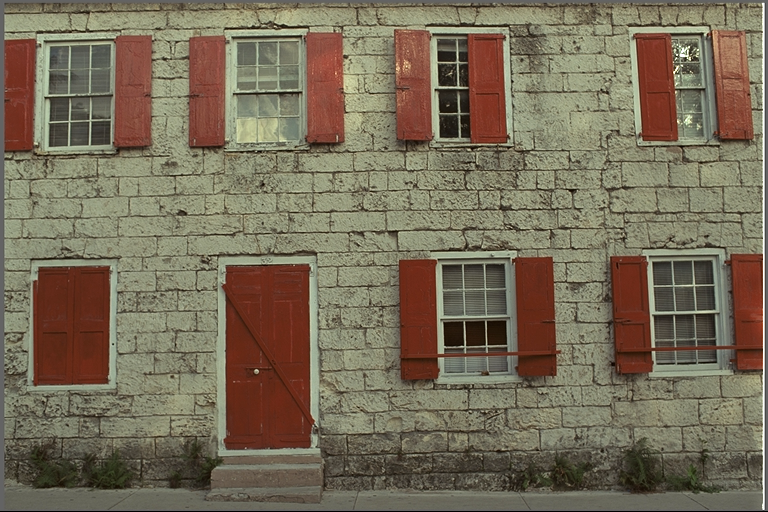
%> input picture lab6/image1.png, 768 x 512 px
$ octave lab6.m   (GNU Octave 9; MATLAB toolbox functions it lacks are replaced by stand-ins)
%> lines starting %> are read from the running program, lines starting %| are printed output that depends on the picture
% Крок 1: Завантаження зображень
image1 = imread('image1.png');
%> image1 is the input picture: size 512x768x3 uint8; mean R, G, B 119.8, 108.7, 88.4
image2 = imread('image2.png');
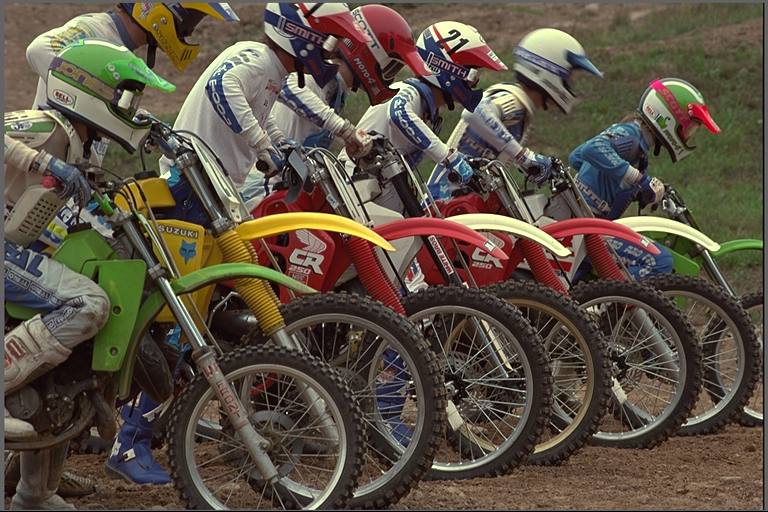
%> input picture lab6/image2.png, 768 x 512 px
%> image2 is the input picture: size 512x768x3 uint8; mean R, G, B 91.5, 81, 67.5
image3 = imread('image3.png');
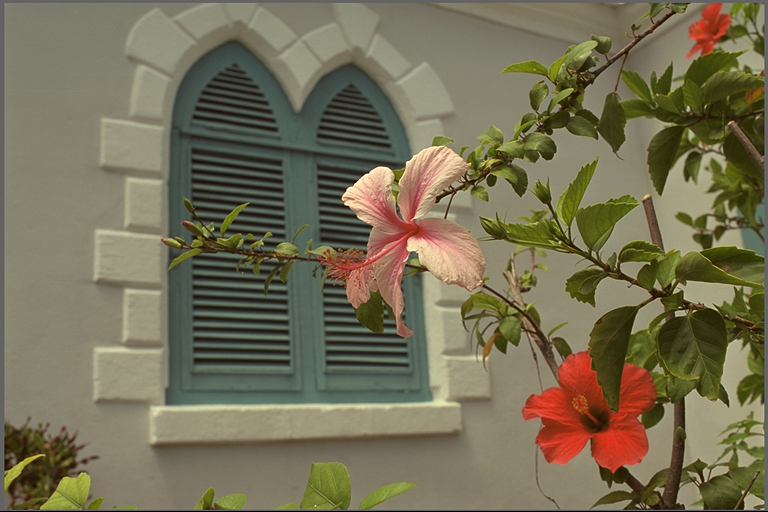
%> input picture lab6/image3.png, 768 x 512 px
%> image3 is the input picture: size 512x768x3 uint8; mean R, G, B 117.6, 110.7, 85.4

% Крок 2: Перетворення кольорових зображень в чорно-білі
gray_image1 = rgb2gray(image1);
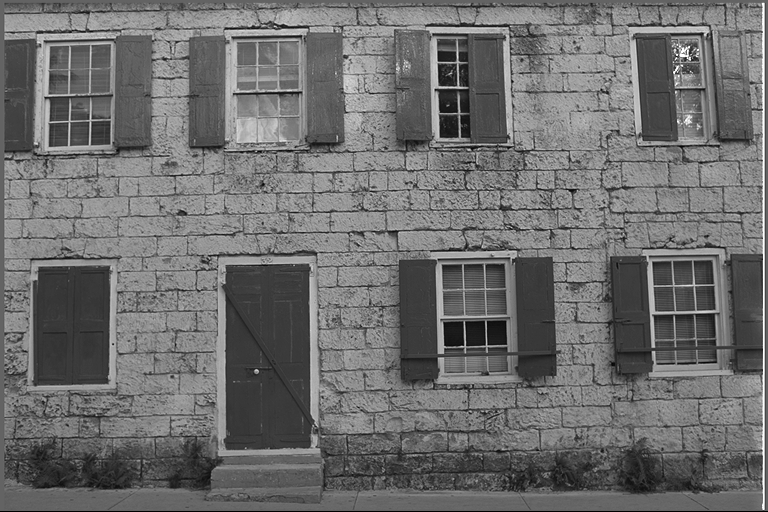
%> gray_image1: size 512x768 uint8; min 0, max 255, mean 109.7
gray_image2 = rgb2gray(image2);
gray_image3 = rgb2gray(image3);
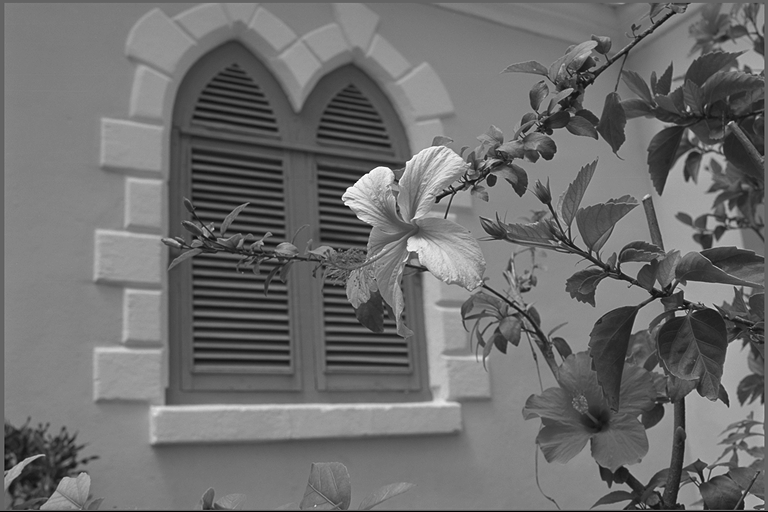
%> gray_image3: size 512x768 uint8; min 0, max 255, mean 109.9

% Вивід оригінальних зображень
figure;
subplot(3, 2, 1);
imshow(image1);
title('Оригінальне зображення 1');
subplot(3, 2, 2);
imshow(image2);
title('Оригінальне зображення 2');
subplot(3, 2, 3);
imshow(image3);
title('Оригінальне зображення 3');

% Крок 3: Поблочне дискретне косинусне перетворення (ДКП)
N = 8; % Розмір блоку
T = dctmtx(N); % Матриця ДКП
dct_func = @(block_struct) T * block_struct.data * T';
dct_image1 = blockproc(double(gray_image1), [N N], dct_func);
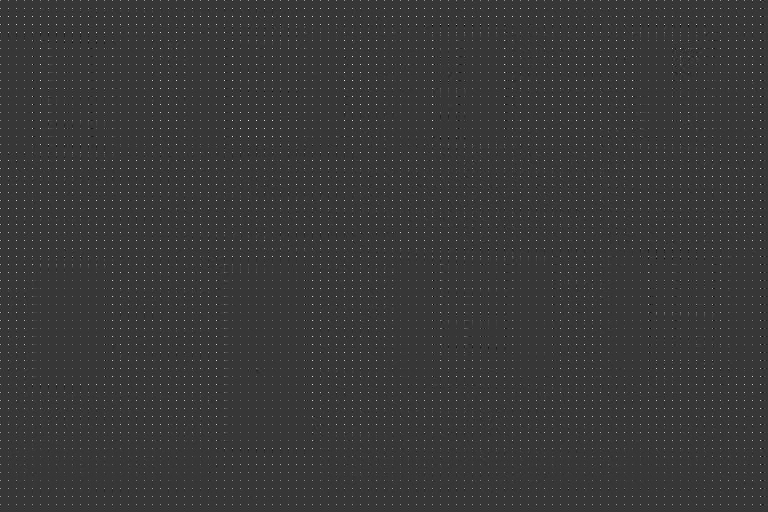
%> dct_image1: size 512x768 double; min -457.8, max 1655.2, mean 13.7; drawn with min black and max white
dct_image2 = blockproc(double(gray_image2), [N N], dct_func);
dct_image3 = blockproc(double(gray_image3), [N N], dct_func);

% Крок 4: Відображення ДКП з використанням логарифмічного масштабу
figure;
subplot(3, 2, 1);
imshow(log(abs(dct_image1) + 1), []);
title('Логарифмічний ДКП-спектр 1');
subplot(3, 2, 2);
imshow(log(abs(dct_image2) + 1), []);
title('Логарифмічний ДКП-спектр 2');
subplot(3, 2, 3);
imshow(log(abs(dct_image3) + 1), []);
title('Логарифмічний ДКП-спектр 3');

% Крок 5: Відновлення зображення з ДКП-спектром
inv_dct_func = @(block_struct) T' * block_struct.data * T;
restored_image1 = blockproc(dct_image1, [N N], inv_dct_func);
restored_image2 = blockproc(dct_image2, [N N], inv_dct_func);
restored_image3 = blockproc(dct_image3, [N N], inv_dct_func);

% Вивід відновлених зображень
figure;
subplot(3, 2, 1);
imshow(restored_image1, []);
title('Відновлене зображення 1');
subplot(3, 2, 2);
imshow(restored_image2, []);
title('Відновлене зображення 2');
subplot(3, 2, 3);
imshow(restored_image3, []);
title('Відновлене зображення 3');

% Крок 6: Квантування результатів ДКП
quantized_image1 = N * round(dct_image1 / N);
quantized_image2 = N * round(dct_image2 / N);
quantized_image3 = N * round(dct_image3 / N);

% Вивід квантованих ДКП-спектрів
figure;
subplot(3, 2, 1);
imshow(log(abs(quantized_image1) + 1), []);
title('Квантований ДКП-спектр 1');
subplot(3, 2, 2);
imshow(log(abs(quantized_image2) + 1), []);
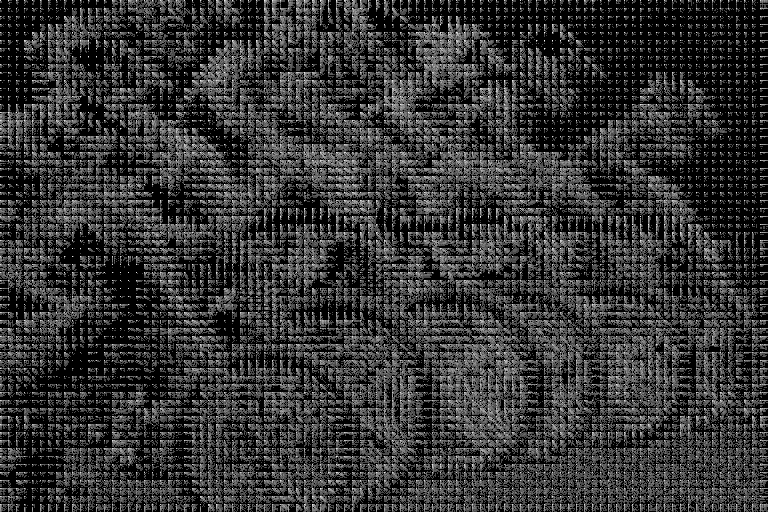
%> displayed picture: size 512x768, on the screen's scale of 0 to 255; min 0, max 255, mean 52.4
title('Квантований ДКП-спектр 2');
subplot(3, 2, 3);
imshow(log(abs(quantized_image3) + 1), []);
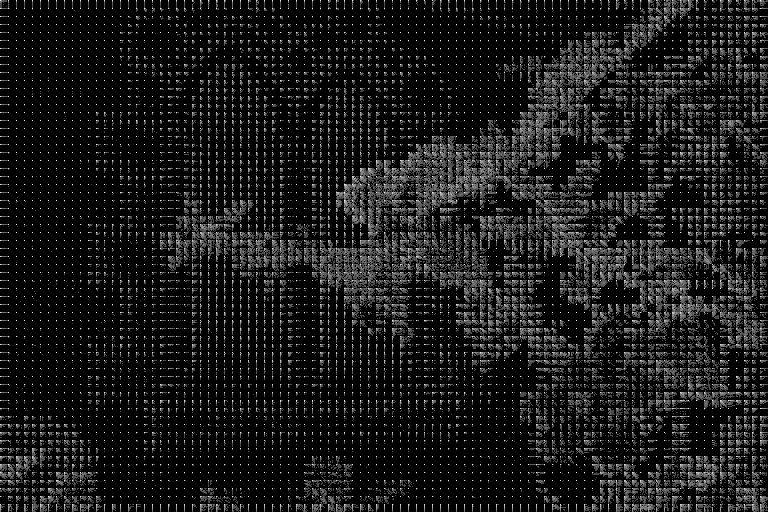
%> displayed picture: size 512x768, on the screen's scale of 0 to 255; min 0, max 255, mean 24.4
title('Квантований ДКП-спектр 3');

% Крок 7: Відновлення зображення за квантованим ДКП-спектром
restored_quantized_image1 = blockproc(quantized_image1, [N N], inv_dct_func);
restored_quantized_image2 = blockproc(quantized_image2, [N N], inv_dct_func);
restored_quantized_image3 = blockproc(quantized_image3, [N N], inv_dct_func);

% Вивід відновлених зображень з квантованим ДКП-спектром
figure;
subplot(3, 2, 1);
imshow(restored_quantized_image1, []);
title('Відновлене зображення з квант. ДКП-спектром 1');
subplot(3, 2, 2);
imshow(restored_quantized_image2, []);
title('Відновлене зображення з квант. ДКП-спектром 2');
subplot(3, 2, 3);
imshow(restored_quantized_image3, []);
title('Відновлене зображення з квант. ДКП-спектром 3');
